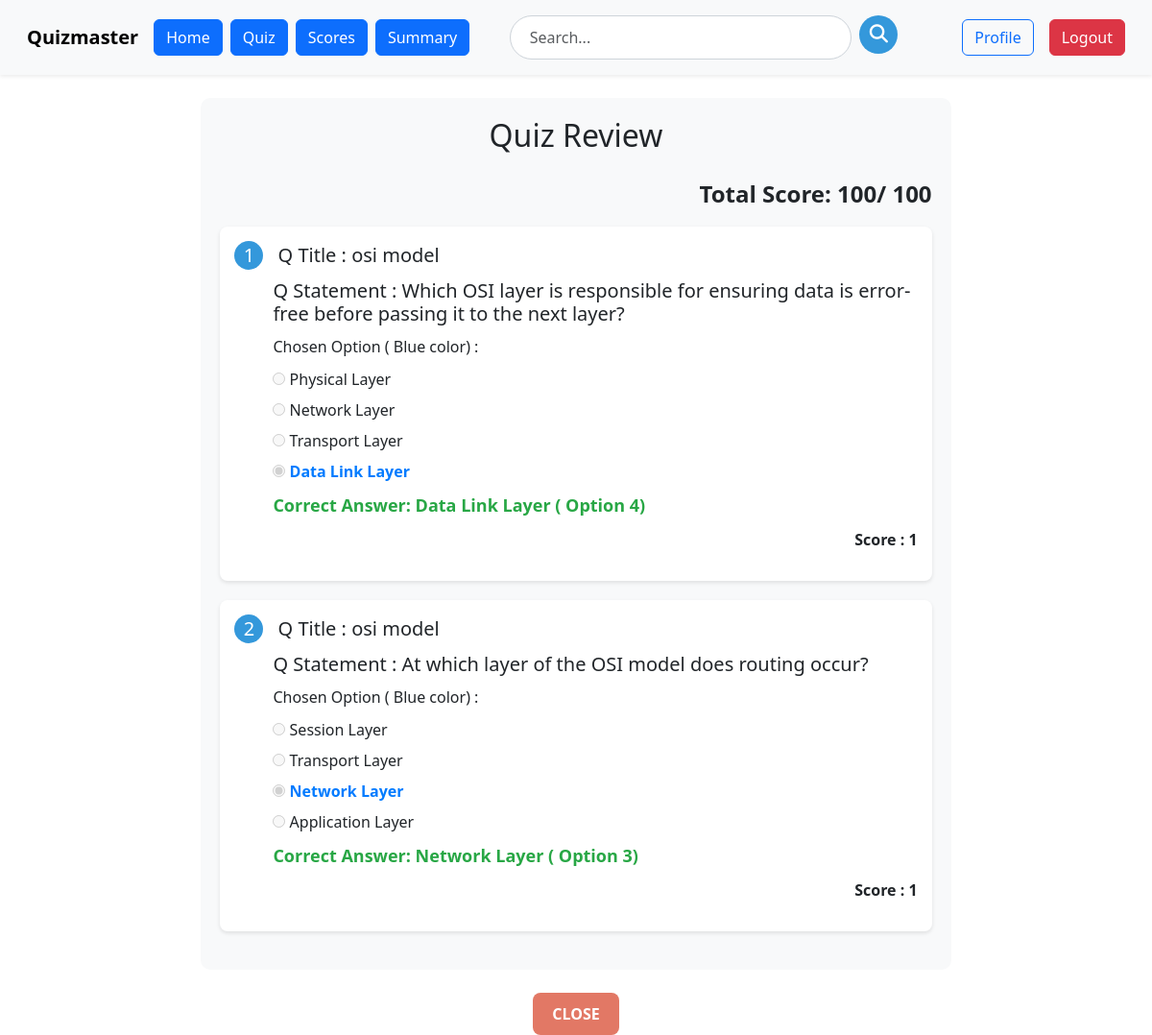
/user/self_assess/28 (signed in), run on an earlier commit of the app's database.
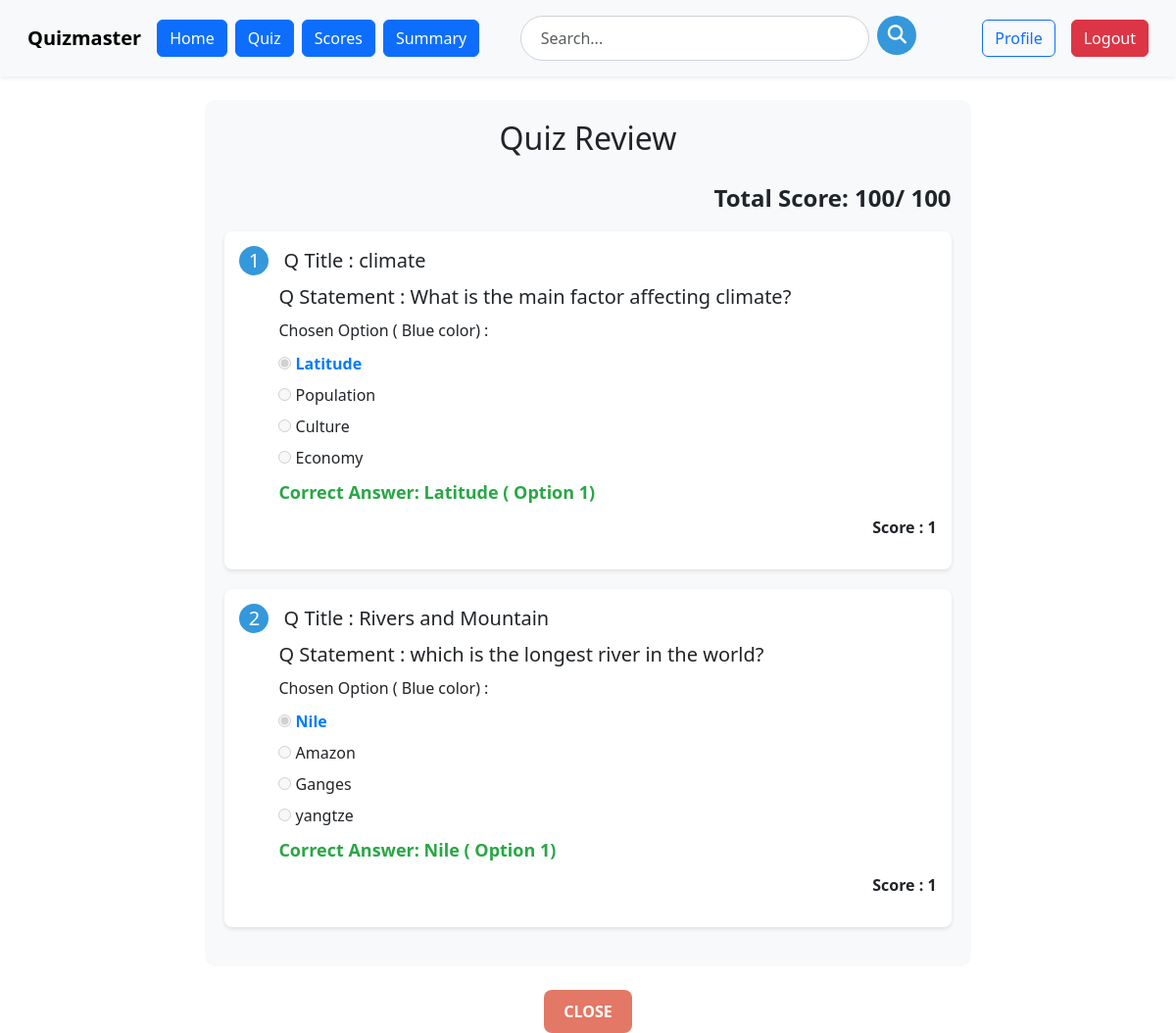
And on a later commit of the database.
### models.py (models this page shows)
class Scores(db.Model):
    id=db.Column(db.Integer, primary_key=True)
    time_stamp_of_attempt=db.Column(db.DateTime, nullable=False)
    score=db.Column(db.Integer, nullable=False)
    submitted_answers = db.Column(db.JSON, nullable=True)
    quiz_id=db.Column(db.Integer, db.ForeignKey('quiz.id'), nullable=False)
    user_id=db.Column(db.Integer, db.ForeignKey('user.id'), nullable=False)

class Questions(db.Model):
    id=db.Column(db.Integer, primary_key=True)
    title=db.Column(db.String(256), nullable=False)
    question_statement=db.Column(db.String(256), nullable=False)
    option1=db.Column(db.String(64), nullable=False)
    option2=db.Column(db.String(64), nullable=False)
    option3=db.Column(db.String(64), nullable=False)
    option4=db.Column(db.String(64), nullable=False)
    correct_option=db.Column(db.String(64), nullable=False)
    quiz_id=db.Column(db.Integer, db.ForeignKey('quiz.id'), nullable=False)
    chapter_id=db.Column(db.Integer, db.ForeignKey('chapter.id'), nullable=False)

### routes.py (the view)
@app.route('/user/self_assess/<int:score_id>')
@auth_required
def self_assess(score_id):
    score = Scores.query.get_or_404(score_id)
    quiz = Quiz.query.get_or_404(score.quiz_id)
    questions = Questions.query.filter_by(quiz_id=score.quiz_id).all()
    answers = score.submitted_answers
    return render_template('user/self_assess.html', quiz=quiz, questions=questions, score=score, answers=answers)

### routes.py (called while the page is built)
def auth_required(f):
    @wraps(f)
    def inner(*args, **kwargs):
        if 'user_id' not in session:
            flash('please login to continue')
            return redirect(url_for('login'))
        return f(*args, **kwargs)
    return inner

### templates/user/self_assess.html (shortened to what this page needs)
{% extends 'user/user_layout.html' %}
{% block content %}
<div class="container mt-4">
    <h2 class="text-center mb-4">Quiz Review</h2>
    <p class="total-score">Total Score: {{ score.score }}/ 100</p>
    {% for question in questions %}
    <div class="question-tile">
        <h5><span class="question-number">{{ loop.index }}</span> Q Title :  {{ question.title }}
            <p class="question-statement">Q Statement : {{ question.question_statement }}</p></h5>
        <div class="options">
            <p class="question-statement">Chosen Option ( Blue color) : </p>
            {% set chosen = score.submitted_answers.get(question.id|string, "0") %}
            {% for i in range(1, 5) %}
            <div>
                <input type="radio" disabled {% if i|string == chosen %} checked {% endif %}>
                <label {% if i|string == chosen %}class="chosen-option"{% endif %}>
                    {{ question['option' ~ i] }}
                </label>
            </div>
            {% endfor %}
        </div>
        <div class="correct-answer">
            Correct Answer: {{ question['option' ~ question.correct_option] }} ( Option {{ question.correct_option }})
        </div>
        <div class="score">
            {% if chosen == question.correct_option%}
                <p> Score : 1 </p>
            {% else %}
                <p> Score : 0 </p>
            {% endif %}
        </div>
    </div>
    {% endfor %}
</div>
<div class="text-center mt-4">
    <a href="{{ url_for('scores') }}" class="btn btn-secondary btn-close-custom">Close</a>
</div>
{% endblock %}

### templates/user/user_layout.html (shortened to what this page needs)
<!DOCTYPE html>
<html lang="en">
<head>
  <link href="https://cdn.jsdelivr.net/npm/bootstrap@5.3.2/dist/css/bootstrap.min.css" rel="stylesheet"
 />
  <link href="https://cdnjs.cloudflare.com/ajax/libs/font-awesome/6.5.1/css/all.min.css" rel="stylesheet"
 />
    <link href="https://cdn.jsdelivr.net/npm/bootstrap@5.3.2/dist/css/bootstrap.min.css" rel="stylesheet">
    <link href="https://cdnjs.cloudflare.com/ajax/libs/font-awesome/6.5.1/css/all.min.css" rel="stylesheet">
</head>
<body>
  <nav class="navbar navbar-expand-lg bg-body-tertiary shadow-sm p-3">
    <div class="container-fluid">
        <a class="navbar-brand fw-bold" href="">Quizmaster</a>
        <div class="collapse navbar-collapse" id="navbarNavDropdown">
            <ul class="navbar-nav">
                <li class="nav-item">
                    <a class="btn btn-primary me-2" href="{{ url_for('user_dashboard') }}">Home</a>
                </li>
                <li class="nav-item">
                    <a class="btn btn-primary me-2" href="{{ url_for('user_quiz') }}">Quiz</a>
                </li>
                <li class="nav-item">
                    <a class="btn btn-primary me-2" href="{{ url_for('scores') }}">Scores</a>
                </li>
                <li class="nav-item">
                    <a class="btn btn-primary me-2" href="{{ url_for('user_summary') }}">Summary</a>
                </li>
            </ul>
            <form class="d-flex mx-auto search-bar-container" action="{{ url_for('user_search') }}" method="GET" style="width: 40%;">
              <input class="form-control search-input me-2" type="search" name="query" placeholder="Search..." aria-label="Search">
              <button class="btn search-btn" type="submit">
                  <i class="fas fa-search"></i>
              </button>
            </form>
            <ul class="navbar-nav ms-auto d-flex align-items-center">
                <li class="nav-item me-3">
                    <a class="btn btn-outline-primary" href="{{ url_for('profile') }}">Profile</a>
                </li>
                <li class="nav-item">
                    <a class="btn btn-danger" href="{{ url_for('logout') }}">Logout</a>
                </li>
            </ul>
        </div>
    </div>
</nav>
  <div class="container">{% block content %} {% endblock %}</div>
</body>
</html>

### templates/user/user_layout.html (style rules this page uses)
.search-bar-container { position: relative; }
.search-input { border-radius: 25px; padding: 10px 20px; border: 1px solid #ced4da; transition: box-shadow 0.3s ease, border-color 0.3s ease; }
.search-btn { background-color: #3498db; color: white; border: none; border-radius: 50%; width: 40px; height: 40px; display: flex; align-items: center; justify-content: center; transition: background-color 0.3s ease, transform 0.2s ease; }
.search-btn i { font-size: 1.2rem; }

### templates/user/self_assess.html (style rules this page uses)
.container.mt-4 { margin-top: 50px; width: 70%; background: #f8f9fa; padding: 20px; border-radius: 10px; }
.question-tile { background: white; padding: 15px; margin-bottom: 20px; border-radius: 8px; box-shadow: 0 2px 4px rgba(0, 0, 0, 0.1); }
.question-number { background: #3498db; color: white; display: inline-block; width: 30px; height: 30px; border-radius: 50%; text-align: center; line-height: 30px; margin-right: 10px; }
.question-statement { margin: 10px 0; padding-left: 40px; word-wrap: break-word; overflow-wrap: break-word; white-space: normal; }
.options div { margin: 8px 0; padding-left: 40px; }
.chosen-option { font-weight: bold; color: #007bff; }
.correct-answer { font-size: large; color: #28a745; font-weight: bold; margin-top: 10px; padding-left: 40px; }
.score { margin-top: 10px; font-weight: bold; text-align: right; }
.total-score { font-size: 1.5rem; font-weight: bold; text-align: right; }
.search-bar-container { position: relative; }
.search-input { border-radius: 25px; padding: 10px 20px; border: 1px solid #ced4da; transition: box-shadow 0.3s ease, border-color 0.3s ease; }
.search-btn { background-color: #3498db; color: white; border: none; border-radius: 50%; width: 40px; height: 40px; display: flex; align-items: center; justify-content: center; transition: background-color 0.3s ease, transform 0.2s ease; }
.search-btn i { font-size: 1.2rem; }
.btn-close-custom { background-color: #e27865; color: white; border: none; padding: 10px 20px; border-radius: 8px; font-size: 1rem; font-weight: bold; text-transform: uppercase; transition: background-color 0.3s ease, transform 0.2s ease; }

What changed in the data, as far as the page shows it:
removed Questions: title "osi model", question_statement "Which OSI layer is responsible for ensuring data is error-free before passing it to the next layer?", option1 "Physical Layer" "Network Layer" "Transport Layer" "Data Link Layer", if "☑", correct_option+option4 "Data Link Layer", correct_option "4", shows "Score : 1"
added Questions: title "climate", question_statement "What is the main factor affecting climate?", if "☑", option1 "Latitude" "Population" "Culture" "Economy", correct_option+option1 "Latitude", correct_option "1", shows "Score : 1"
changed Questions: title "osi model" → "Rivers and Mountain"; question_statement "At which layer of the OSI model does routing occur?" → "which is the longest river in the world?"; correct_option+option1 "Network Layer" → "Nile"; correct_option "3" → "1"
Also different on the page:
new list line: "☑ Nile"
new list line: "☐ Amazon"
new list line: "☐ Ganges"
new list line: "☐ yangtze"
list line gone: "☐ Session Layer"
list line gone: "☐ Transport Layer"
list line gone: "☑ Network Layer"
list line gone: "☐ Application Layer"
